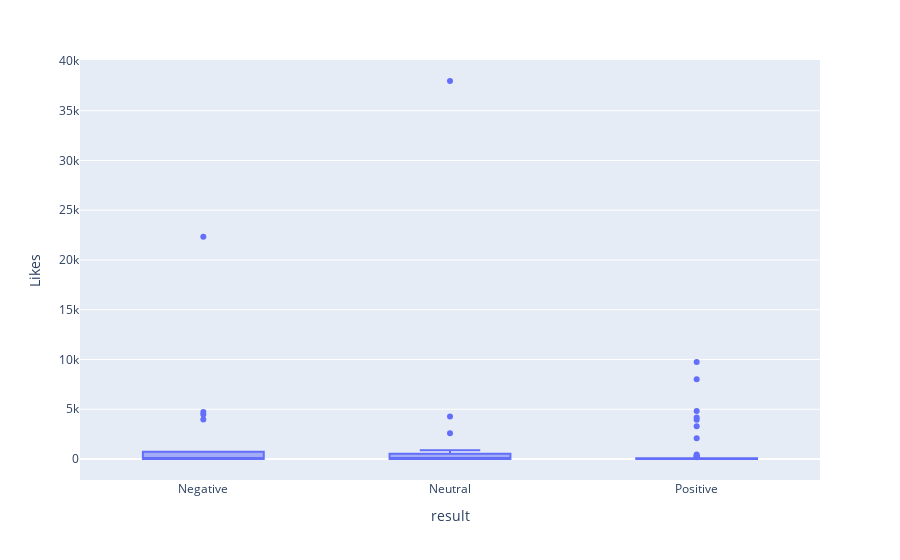

Notebook code cell kept with this figure:
### Code cell
import plotly.express as px
df = px.data.tips()
fig = px.box(result_data, x="result", y="Likes")
fig.show()

### Figure 1 — Plotly figure (JSON) as saved in the notebook; plotly's stock layout.template omitted (floating-point values rounded to 4 significant figures)
{"data": [{"alignmentgroup": "True", "hovertemplate": "result=%{x}<br>Likes=%{y}<extra></extra>", "legendgroup": "", "marker": {"color": "#636efa"}, "name": "", "notched": false, "offsetgroup": "", "orientation": "v", "showlegend": false, "type": "box", "x": ["Negative", "Neutral", "Positive", "Positive", "Positive", "Positive", "Positive", "Negative", "Positive", "Neutral", "Neutral", "Negative", "Positive", "Neutral", "Neutral", "Positive", "Negative", "Positive", "Positive", "Negative", "Neutral", "Positive", "Positive", "Negative", "Positive", "Positive", "Positive", "Positive", "Positive", "Positive", "Neutral", "Positive", "Neutral", "Positive", "Positive", "Neutral", "Negative", "Negative", "Positive", "Positive", "Neutral", "Neutral", "Positive", "Positive", "Neutral", "Neutral", "Negative", "Positive", "Negative", "Negative", "Positive", "Positive", "Neutral", "Neutral", "Neutral", "Negative", "Negative", "Positive", "Positive", "Positive", "Neutral", "Positive", "Positive", "Neutral", "Positive", "Positive", "Neutral", "Neutral", "Negative", "Positive", "Neutral", "Negative", "Neutral", "Positive", "Neutral", "Positive", "Neutral", "Neutral", "Negative", "Positive", "Neutral", "Positive", "Positive", "Neutral", "Neutral", "Neutral", "Neutral", "Negative", "Positive", "Positive", "Neutral", "Positive", "Negative", "Positive", "Positive", "Positive", "Positive", "Positive", "Positive", "Positive"], "x0": " ", "xaxis": "x", "y": [22337, 37983, 8023, 3941, 3293, 440, 216, 723, 166, 471, 669, 239, 9752, 187, 72, 37, 31, 2085, 346, 23, 2, 15, 8, 4730, 12, 8, 0, 16, 76, 4823, 4, 1, 1, 3, 5, 4267, 3, 6, 16, 10, 4, 1, 4179, 5, 4, 1, 5, 2, 3957, 0, 1, 1, 0, 2, 2593, 2, 2, 1, 2, 0, 483, 0, 7, 0, 2, 0, 725, 0, 0, 1, 1, 0, 760, 2, 1, 0, 0, 1, 4478, 1, 2, 0, 0, 1, 877, 15, 0, 0, 0, 17, 535, 0, 0, 0, 0, 1, 274, 0, 0, 6], "y0": " ", "yaxis": "y"}], "layout": {"boxmode": "group", "legend": {"tracegroupgap": 0}, "margin": {"t": 60}, "xaxis": {"anchor": "y", "domain": [0, 1], "title": {"text": "result"}}, "yaxis": {"anchor": "x", "domain": [0, 1], "title": {"text": "Likes"}}}}
